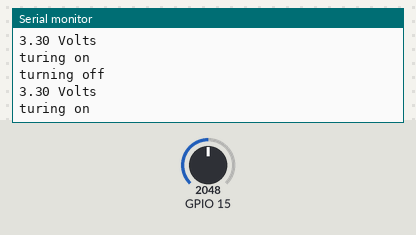
Simulated run of this sketch. Board: ESP32. Parts: the last lines printed to the serial monitor. The test bench sets the inputs (shaded band); at power-on: GPIO 15 = 2048.

Above: at 4.8 s.
4.9 s: GPIO 15 set to 2866
At 5.8 s:
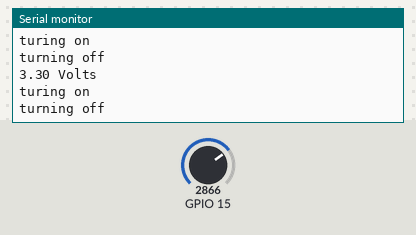
7.9 s: GPIO 15 set to 3603
At 8.5 s:
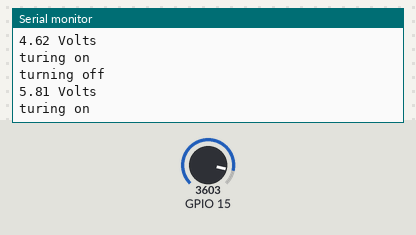
Timing chart, 0 to 10.9 s (numbered marks = the images above; inputs shaded):
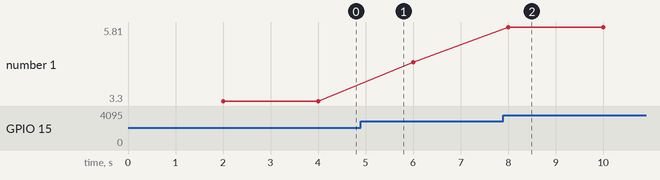

The sketch:

5V-volt-on-off.ino
```cpp
const int powerControlPin = 12; // GPIO pin connected to the control pin of the Solar Power Manager

void setup() {
  // Initialize the control pin as an output
  pinMode(powerControlPin, OUTPUT);
    Serial.begin(115200);  //Data transfer speed at port
  Serial.println(powerControlPin);
}

void loop() {
  // Turn on the 5V output
  digitalWrite(powerControlPin, HIGH);
  Serial.println("turing on");
  // Wait for 5 seconds
  delay(1000);

  // Turn off the 5V output
  digitalWrite(powerControlPin, LOW);
  Serial.println("turning off");
  delay(1000);

  pinMode(A13, INPUT);
  int analogValue = analogRead(A13);
  float voltage = (analogValue / 4095.0) * 3.3 * 2;
  Serial.print(voltage);
  Serial.print(" Volts");
  Serial.println(" ");
}
```

Measured:
- after the input at 7.9 s, the serial monitor: prints a new line after 0.10 s (image 2)
- plotted number 1: 3.3 → 4.62 after the input at 4.9 s, 4.62 → 5.81 after the input at 7.9 s
